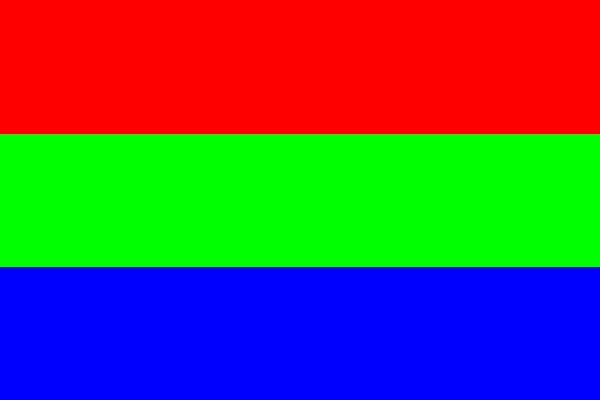

The Python source for this figure:
#!/usr/bin/env python3
# -*- coding: utf-8 -*-
# Author:    xurongzhong#126.com wechat:pythontesting qq:37391319
# 技术支持 钉钉群：21745728(可以加钉钉pythontesting邀请加入) 
# qq群：144081101 591302926  567351477
# CreateDate: 2018-6-12
# dutchflag.py

from PIL import Image

def dutchflag(width, height):
    """Return new image of Dutch flag."""
    img = Image.new("RGB", (width, height))
    for j in range(height):
        for i in range(width):
            if j < height/3:
                img.putpixel((i, j), (255, 0, 0))
            elif j < 2*height/3:
                img.putpixel((i, j), (0, 255, 0))
            else:
                img.putpixel((i, j), (0, 0, 255))
    return img

def main():
    img = dutchflag(600, 400)
    img.save("dutchflag.jpg")
    
main()
